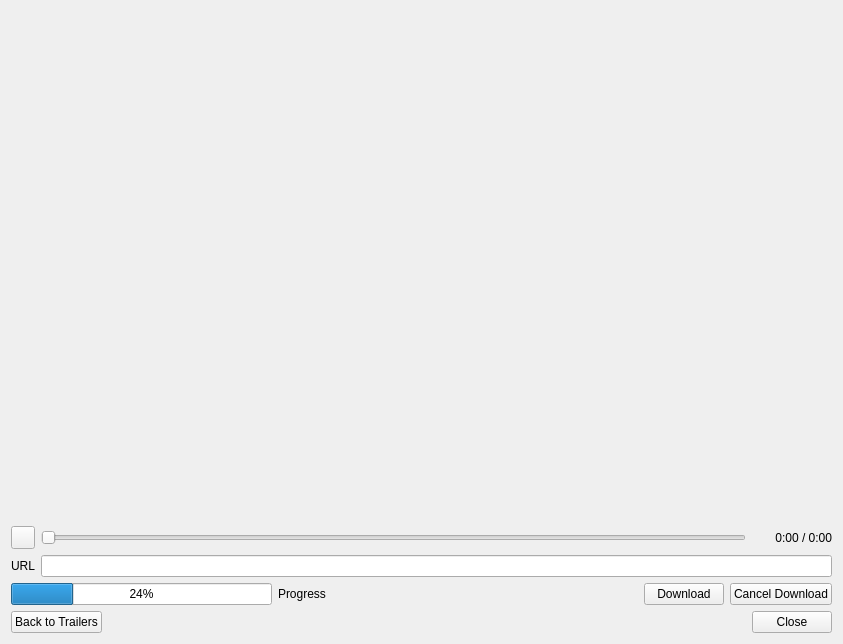
<?xml version="1.0" encoding="UTF-8"?>
<ui version="4.0">
 <class>TrailerDialog</class>
 <widget class="QDialog" name="TrailerDialog">
  <property name="windowModality">
   <enum>Qt::ApplicationModal</enum>
  </property>
  <property name="geometry">
   <rect>
    <x>0</x>
    <y>0</y>
    <width>843</width>
    <height>644</height>
   </rect>
  </property>
  <property name="windowTitle">
   <string>Trailer</string>
  </property>
  <property name="modal">
   <bool>true</bool>
  </property>
  <layout class="QVBoxLayout" name="verticalLayout">
   <item>
    <widget class="SlidingStackedWidget" name="stackedWidget">
     <property name="currentIndex">
      <number>2</number>
     </property>
     <widget class="QWidget" name="page">
      <layout class="QVBoxLayout" name="verticalLayout_2">
       <property name="leftMargin">
        <number>0</number>
       </property>
       <property name="topMargin">
        <number>0</number>
       </property>
       <property name="rightMargin">
        <number>0</number>
       </property>
       <property name="bottomMargin">
        <number>0</number>
       </property>
       <item>
        <layout class="QHBoxLayout" name="horizontalLayout_2">
         <item>
          <widget class="QLabel" name="label">
           <property name="text">
            <string>Scraper</string>
           </property>
          </widget>
         </item>
         <item>
          <widget class="QComboBox" name="comboScraper"/>
         </item>
         <item>
          <widget class="MyLineEdit" name="searchString"/>
         </item>
        </layout>
       </item>
       <item>
        <widget class="QTableWidget" name="results">
         <property name="editTriggers">
          <set>QAbstractItemView::NoEditTriggers</set>
         </property>
         <property name="alternatingRowColors">
          <bool>true</bool>
         </property>
         <property name="selectionMode">
          <enum>QAbstractItemView::SingleSelection</enum>
         </property>
         <property name="selectionBehavior">
          <enum>QAbstractItemView::SelectRows</enum>
         </property>
         <property name="showGrid">
          <bool>false</bool>
         </property>
         <attribute name="horizontalHeaderVisible">
          <bool>false</bool>
         </attribute>
         <attribute name="horizontalHeaderStretchLastSection">
          <bool>true</bool>
         </attribute>
         <attribute name="verticalHeaderVisible">
          <bool>false</bool>
         </attribute>
         <column>
          <property name="text">
           <string>Result</string>
          </property>
         </column>
        </widget>
       </item>
       <item>
        <layout class="QHBoxLayout" name="horizontalLayout_5">
         <item>
          <spacer name="horizontalSpacer_3">
           <property name="orientation">
            <enum>Qt::Horizontal</enum>
           </property>
           <property name="sizeHint" stdset="0">
            <size>
             <width>40</width>
             <height>20</height>
            </size>
           </property>
          </spacer>
         </item>
         <item>
          <widget class="QPushButton" name="buttonClose">
           <property name="text">
            <string>Close</string>
           </property>
           <property name="autoDefault">
            <bool>false</bool>
           </property>
          </widget>
         </item>
        </layout>
       </item>
      </layout>
     </widget>
     <widget class="QWidget" name="page_2">
      <layout class="QVBoxLayout" name="verticalLayout_3">
       <property name="leftMargin">
        <number>0</number>
       </property>
       <property name="topMargin">
        <number>0</number>
       </property>
       <property name="rightMargin">
        <number>0</number>
       </property>
       <property name="bottomMargin">
        <number>0</number>
       </property>
       <item>
        <widget class="QTableWidget" name="trailers">
         <property name="editTriggers">
          <set>QAbstractItemView::NoEditTriggers</set>
         </property>
         <property name="alternatingRowColors">
          <bool>true</bool>
         </property>
         <property name="selectionMode">
          <enum>QAbstractItemView::SingleSelection</enum>
         </property>
         <property name="selectionBehavior">
          <enum>QAbstractItemView::SelectRows</enum>
         </property>
         <property name="showGrid">
          <bool>false</bool>
         </property>
         <property name="wordWrap">
          <bool>true</bool>
         </property>
         <attribute name="horizontalHeaderVisible">
          <bool>false</bool>
         </attribute>
         <attribute name="horizontalHeaderStretchLastSection">
          <bool>true</bool>
         </attribute>
         <attribute name="verticalHeaderVisible">
          <bool>false</bool>
         </attribute>
         <column>
          <property name="text">
           <string>Preview</string>
          </property>
         </column>
         <column>
          <property name="text">
           <string>Language</string>
          </property>
         </column>
         <column>
          <property name="text">
           <string>Title</string>
          </property>
         </column>
        </widget>
       </item>
       <item>
        <layout class="QHBoxLayout" name="horizontalLayout">
         <item>
          <widget class="QPushButton" name="buttonBackToResults">
           <property name="text">
            <string>Back to Search Results</string>
           </property>
          </widget>
         </item>
         <item>
          <spacer name="horizontalSpacer">
           <property name="orientation">
            <enum>Qt::Horizontal</enum>
           </property>
           <property name="sizeHint" stdset="0">
            <size>
             <width>40</width>
             <height>20</height>
            </size>
           </property>
          </spacer>
         </item>
         <item>
          <widget class="QPushButton" name="buttonClose2">
           <property name="text">
            <string>Close</string>
           </property>
          </widget>
         </item>
        </layout>
       </item>
      </layout>
     </widget>
     <widget class="QWidget" name="page_trailerPreview">
      <layout class="QVBoxLayout" name="verticalLayout_4" stretch="1,0,0,0,0">
       <property name="leftMargin">
        <number>0</number>
       </property>
       <property name="topMargin">
        <number>0</number>
       </property>
       <property name="rightMargin">
        <number>0</number>
       </property>
       <property name="bottomMargin">
        <number>0</number>
       </property>
       <item>
        <widget class="QWidget" name="video" native="true"/>
       </item>
       <item>
        <layout class="QHBoxLayout" name="horizontalLayout_7">
         <item>
          <widget class="QToolButton" name="btnPlayPause">
           <property name="cursor">
            <cursorShape>PointingHandCursor</cursorShape>
           </property>
           <property name="text">
            <string/>
           </property>
           <property name="icon">
            <iconset resource="../MediaElch.qrc">
             <normaloff>:/img/video_play_64.png</normaloff>:/img/video_play_64.png</iconset>
           </property>
          </widget>
         </item>
         <item>
          <widget class="QSlider" name="seekSlider">
           <property name="orientation">
            <enum>Qt::Horizontal</enum>
           </property>
          </widget>
         </item>
         <item>
          <widget class="QLabel" name="time">
           <property name="minimumSize">
            <size>
             <width>80</width>
             <height>0</height>
            </size>
           </property>
           <property name="text">
            <string>0:00 / 0:00</string>
           </property>
           <property name="alignment">
            <set>Qt::AlignRight|Qt::AlignTrailing|Qt::AlignVCenter</set>
           </property>
          </widget>
         </item>
        </layout>
       </item>
       <item>
        <layout class="QHBoxLayout" name="horizontalLayout_3">
         <item>
          <widget class="QLabel" name="label_2">
           <property name="text">
            <string>URL</string>
           </property>
          </widget>
         </item>
         <item>
          <widget class="QLineEdit" name="url">
           <property name="readOnly">
            <bool>true</bool>
           </property>
          </widget>
         </item>
        </layout>
       </item>
       <item>
        <layout class="QHBoxLayout" name="horizontalLayout_4">
         <item>
          <widget class="QProgressBar" name="progressBar">
           <property name="value">
            <number>24</number>
           </property>
          </widget>
         </item>
         <item>
          <widget class="QLabel" name="progress">
           <property name="minimumSize">
            <size>
             <width>100</width>
             <height>0</height>
            </size>
           </property>
           <property name="text">
            <string>Progress</string>
           </property>
           <property name="alignment">
            <set>Qt::AlignLeading|Qt::AlignLeft|Qt::AlignVCenter</set>
           </property>
          </widget>
         </item>
         <item>
          <spacer name="horizontalSpacer_4">
           <property name="orientation">
            <enum>Qt::Horizontal</enum>
           </property>
           <property name="sizeHint" stdset="0">
            <size>
             <width>40</width>
             <height>20</height>
            </size>
           </property>
          </spacer>
         </item>
         <item>
          <widget class="QPushButton" name="buttonDownload">
           <property name="text">
            <string>Download</string>
           </property>
          </widget>
         </item>
         <item>
          <widget class="QPushButton" name="buttonCancelDownload">
           <property name="text">
            <string>Cancel Download</string>
           </property>
          </widget>
         </item>
        </layout>
       </item>
       <item>
        <layout class="QHBoxLayout" name="horizontalLayout_6">
         <item>
          <widget class="QPushButton" name="buttonBackToTrailers">
           <property name="text">
            <string>Back to Trailers</string>
           </property>
          </widget>
         </item>
         <item>
          <spacer name="horizontalSpacer_2">
           <property name="orientation">
            <enum>Qt::Horizontal</enum>
           </property>
           <property name="sizeHint" stdset="0">
            <size>
             <width>40</width>
             <height>20</height>
            </size>
           </property>
          </spacer>
         </item>
         <item>
          <widget class="QPushButton" name="buttonClose3">
           <property name="text">
            <string>Close</string>
           </property>
          </widget>
         </item>
        </layout>
       </item>
      </layout>
     </widget>
    </widget>
   </item>
  </layout>
 </widget>
 <customwidgets>
  <customwidget>
   <class>SlidingStackedWidget</class>
   <extends>QStackedWidget</extends>
   <header>smallWidgets/SlidingStackedWidget.h</header>
   <container>1</container>
  </customwidget>
  <customwidget>
   <class>MyLineEdit</class>
   <extends>QLineEdit</extends>
   <header>smallWidgets/MyLineEdit.h</header>
  </customwidget>
 </customwidgets>
 <resources>
  <include location="../MediaElch.qrc"/>
 </resources>
 <connections>
  <connection>
   <sender>buttonClose</sender>
   <signal>clicked()</signal>
   <receiver>TrailerDialog</receiver>
   <slot>reject()</slot>
   <hints>
    <hint type="sourcelabel">
     <x>792</x>
     <y>523</y>
    </hint>
    <hint type="destinationlabel">
     <x>421</x>
     <y>321</y>
    </hint>
   </hints>
  </connection>
  <connection>
   <sender>buttonClose2</sender>
   <signal>clicked()</signal>
   <receiver>TrailerDialog</receiver>
   <slot>reject()</slot>
   <hints>
    <hint type="sourcelabel">
     <x>792</x>
     <y>615</y>
    </hint>
    <hint type="destinationlabel">
     <x>421</x>
     <y>321</y>
    </hint>
   </hints>
  </connection>
  <connection>
   <sender>buttonClose3</sender>
   <signal>clicked()</signal>
   <receiver>TrailerDialog</receiver>
   <slot>reject()</slot>
   <hints>
    <hint type="sourcelabel">
     <x>792</x>
     <y>615</y>
    </hint>
    <hint type="destinationlabel">
     <x>421</x>
     <y>321</y>
    </hint>
   </hints>
  </connection>
 </connections>
</ui>
